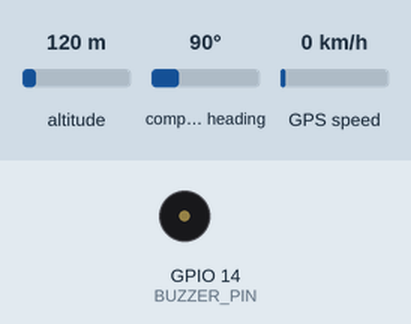
The sketch below on a simulated ESP32. Parts: buzzer (waves = sounding). The inputs (shaded band) are chosen by the test bench; at power-on: altitude 120 m, compass heading 90°, GPS speed 0 km/h. The GPS gets a fix after 3 s at 37.7749, -122.4194 with 8 satellites; what the sketch prints to the serial monitor is not drawn.

Above: at 0.05 s.
Timing chart, 0 to 3.0 s (numbered marks = the images above):
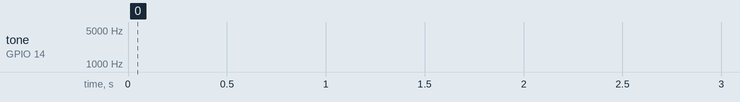

The sketch:

test_gps.ino
```cpp
#include <Arduino.h>
#include <TinyGPS++.h>
#include <HardwareSerial.h>

// --- Configuration GPS (Pins Corrigés) ---
#define GPS_RX_PIN 34 // Pin RX de l'ESP32 (connecté au TX du GPS)
#define GPS_TX_PIN 12 // Pin TX de l'ESP32 (connecté au RX du GPS)
#define GPS_BAUD_RATE 9600

// --- Configuration Buzzer ---
#define BUZZER_PIN 14           // GPIO où le buzzer passif est connecté
#define BUZZER_FREQUENCY 2000   // Fréquence du son en Hz
#define BLINK_ON_DURATION_MS 200  // Durée du son (ms)
#define BLINK_OFF_DURATION_MS 800 // Durée du silence (ms)

// Définir le port série matériel pour le GPS (Serial2 sur ESP32)
HardwareSerial gpsSerial(2);

// Créer un objet TinyGPSPlus
TinyGPSPlus gps;

// Variables pour l'affichage temporisé
unsigned long lastDisplayTime = 0;
const unsigned long DISPLAY_INTERVAL_MS = 1000; // Afficher les infos toutes les 1000 ms

// Variables pour le clignotement du buzzer
bool hasFix = false;          // Le GPS a-t-il un fix valide ?
bool isBuzzerCurrentlyOn = false; // Le buzzer est-il actuellement dans sa phase ON ?
unsigned long lastBlinkToggleTime = 0; // Dernier moment où le buzzer a changé d'état

void setup() {
  // Initialiser le port série pour le débogage
  Serial.begin(115200);
  while (!Serial);
  Serial.println("Test GPS TTGO T-Beam V1.2 (Buzzer Clignotant)");
  Serial.println("---------------------------------------------");
  Serial.print("Buzzer (passif) sur GPIO: "); Serial.println(BUZZER_PIN);
  Serial.print("Fréquence: "); Serial.print(BUZZER_FREQUENCY); Serial.println(" Hz");
  Serial.print("Clignotement: "); Serial.print(BLINK_ON_DURATION_MS); Serial.print("ms ON / ");
  Serial.print(BLINK_OFF_DURATION_MS); Serial.println("ms OFF");


  // Configurer la pin du buzzer en sortie et l'éteindre
  pinMode(BUZZER_PIN, OUTPUT);
  noTone(BUZZER_PIN); // Assurer silence au démarrage

  // Initialiser le port série matériel pour le GPS
  gpsSerial.begin(GPS_BAUD_RATE, SERIAL_8N1, GPS_RX_PIN, GPS_TX_PIN);

  Serial.print("Initialisation Serial2 GPS: ESP32_RX="); Serial.print(GPS_RX_PIN);
  Serial.print(", ESP32_TX="); Serial.print(GPS_TX_PIN);
  Serial.print(" @ "); Serial.print(GPS_BAUD_RATE); Serial.println(" bauds.");

  Serial.println("En attente des données GPS...");
  Serial.println("Le buzzer clignotera sur GPIO 14 lors d'un fix valide.");
}

void loop() {
  // --- Lecture GPS ---
  while (gpsSerial.available() > 0) {
    if (gps.encode(gpsSerial.read())) {
      // Nouvelle phrase NMEA reçue, vérifier le fix et afficher
      checkFixAndDisplayInfo();
    }
  }

  // --- Affichage Périodique ---
  // Appeler l'affichage même sans nouvelle phrase pour voir les mises à jour (heure, etc.)
  if (millis() - lastDisplayTime >= DISPLAY_INTERVAL_MS) {
     checkFixAndDisplayInfo(); // Vérifie aussi le fix à chaque affichage
  }

  // --- Gestion du Clignotement du Buzzer ---
  handleBuzzerBlink();
}

// Fonction pour vérifier le fix, mettre à jour l'état et afficher les infos
void checkFixAndDisplayInfo() {
   lastDisplayTime = millis(); // Mettre à jour le temps du dernier affichage

   bool currentLocationValid = gps.location.isValid();

   // --- Mise à jour de l'état du Fix (pour le buzzer) ---
   if (currentLocationValid && !hasFix) {
     // On vient d'obtenir un fix !
     Serial.println("\n*** FIX GPS OBTENU ! Activation clignotement Buzzer ***");
     hasFix = true;
     // On n'active pas le buzzer ici directement, handleBuzzerBlink() s'en chargera
     // On réinitialise le timer de clignotement pour commencer par une phase ON (ou OFF selon la logique)
     lastBlinkToggleTime = millis();
     isBuzzerCurrentlyOn = false; // Commence par être OFF, pour que le premier cycle l'allume
   } else if (!currentLocationValid && hasFix) {
     // On vient de perdre le fix !
     Serial.println("\n*** FIX GPS PERDU ! Arrêt Buzzer ***");
     hasFix = false;
     noTone(BUZZER_PIN); // Arrêter immédiatement le son
     isBuzzerCurrentlyOn = false; // Réinitialiser l'état
   }

   // --- Affichage des informations ---
   // (Le code d'affichage reste identique à la version précédente)
   Serial.print(F("---------------------\n"));
   Serial.print(F("Heure UTC: "));
   if (gps.time.isValid()) { if (gps.time.hour() < 10) Serial.print(F("0")); Serial.print(gps.time.hour()); Serial.print(F(":")); if (gps.time.minute() < 10) Serial.print(F("0")); Serial.print(gps.time.minute()); Serial.print(F(":")); if (gps.time.second() < 10) Serial.print(F("0")); Serial.print(gps.time.second()); } else { Serial.print(F("INVALID")); } Serial.println();
   Serial.print(F("Date UTC:  "));
   if (gps.date.isValid()) { Serial.print(gps.date.day()); Serial.print(F("/")); Serial.print(gps.date.month()); Serial.print(F("/")); Serial.print(gps.date.year()); } else { Serial.print(F("INVALID")); } Serial.println();
   Serial.print(F("Position:  "));
   if (currentLocationValid) { Serial.print(gps.location.lat(), 6); Serial.print(F(", ")); Serial.print(gps.location.lng(), 6); } else { Serial.print(F("INVALID (Waiting for fix...)")); } Serial.println();
   Serial.print(F("Altitude:  "));
   if (gps.altitude.isValid()) { Serial.print(gps.altitude.meters()); Serial.print(" m"); } else { Serial.print(F("INVALID")); } Serial.println();
   Serial.print(F("Satellites: "));
   if (gps.satellites.isValid()) { Serial.print(gps.satellites.value()); } else { Serial.print(F("INVALID")); } Serial.println();
   Serial.print(F("Vitesse:    "));
   if (gps.speed.isValid()) { Serial.print(gps.speed.kmph()); Serial.print(" km/h"); } else { Serial.print(F("INVALID")); } Serial.println();
   Serial.print(F("---------------------\n"));
}

// Fonction séparée pour gérer le clignotement du buzzer
void handleBuzzerBlink() {
  // Ne faire clignoter que si on a un fix GPS
  if (!hasFix) {
    // Si on n'a pas de fix, on s'assure que le buzzer est éteint (au cas où)
    if (isBuzzerCurrentlyOn) {
        noTone(BUZZER_PIN);
        isBuzzerCurrentlyOn = false;
    }
    return; // Sortir de la fonction si pas de fix
  }

  // On a un fix, gérer le clignotement basé sur millis()
  unsigned long currentMillis = millis();

  if (isBuzzerCurrentlyOn) {
    // Le buzzer est ON, vérifier s'il faut l'éteindre
    if (currentMillis - lastBlinkToggleTime >= BLINK_ON_DURATION_MS) {
      noTone(BUZZER_PIN);             // Éteindre le buzzer
      isBuzzerCurrentlyOn = false;     // Mettre à jour l'état
      lastBlinkToggleTime = currentMillis; // Enregistrer le moment du changement
    }
  } else {
    // Le buzzer est OFF, vérifier s'il faut l'allumer
    if (currentMillis - lastBlinkToggleTime >= BLINK_OFF_DURATION_MS) {
      tone(BUZZER_PIN, BUZZER_FREQUENCY); // Allumer le buzzer
      isBuzzerCurrentlyOn = true;       // Mettre à jour l'état
      lastBlinkToggleTime = currentMillis; // Enregistrer le moment du changement
    }
  }
}
```

Measured:
- by itself, tone on GPIO 14 (BUZZER_PIN): silent → 2000 Hz at 3.8 s, → silent 0.23 s later, → 2000 Hz 0.80 s later, → silent 0.20 s later, … (253 changes in this stretch)
